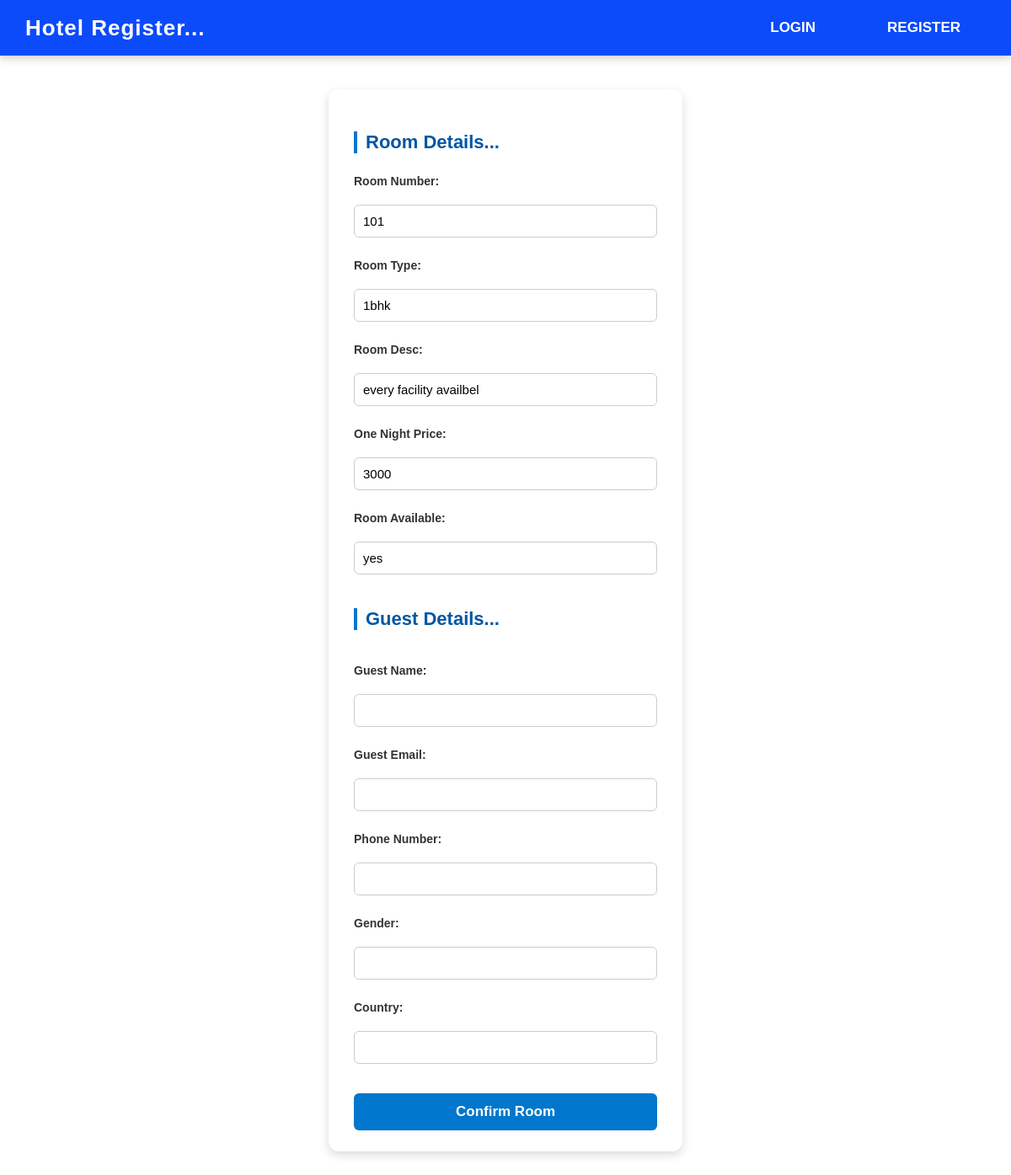
Screenshot of /book_now/1 with the database file from the repository.
### base/models.py (models this page shows)
class Room(models.Model):
    room_number = models.CharField(max_length=20)
    room_type = models.CharField(max_length=30)
    room_desc = models.CharField(max_length=30)
    price_per_night = models.CharField(max_length=20)
    is_available = models.CharField(max_length=10)

### base/views.py (the view, shortened to what this page needs)
# urls.py: path("book_now/<int:pk>",book_now,name='book_now'),
def book_now(request,pk):
   data = Room.objects.get(id=pk)
   return render(request,'book_now.html',{'data':data})

### base/templates/book_now.html (shortened to what this page needs)
{% extends 'main.html' %}
{% block content %}
<div class="order-container">
    <h2>Room Details...</h2>
    <form action="" method="POST" class="order-form">
        <label>Room Number:</label>
        <input type="text" name="room_number" value="{{data.room_number}}">
        <label>Room Type:</label>
        <input type="text" name="room_type" value="{{data.room_type}}">
        <label>Room Desc:</label>
        <input type="text" name="room_desc" value="{{data.room_desc}}">
        <label>One Night Price:</label>
        <input type="text" name="price_per_night" value="{{data.price_per_night}}">
        <label>Room Available:</label>
        <input type="text" name="is_available" value="{{data.is_available}}">
        <h2>Guest Details...</h2>
        <label>Guest Name:</label>
        <input type="text" name="name">
        <label>Guest Email:</label>
        <input type="email" name="email">
        <label>Phone Number:</label>
        <input type="number" name="phone_number">
        <label>Gender:</label>
        <input type="text" name="gender">
        <label>Country:</label>
        <input type="text" name="country">
        <button type="submit" class="btn-confirm">Confirm Room</button>
    </form>
</div>
{% endblock %}

### static/style.css (style rules this page uses)
* { padding:0; margin: 0; box-sizing: border-box; }
* { margin: 0; padding: 0; box-sizing: border-box; font-family: "Poppins", sans-serif; }
.order-container { width: 500px; margin: 40px auto; background: #ffffff; padding: 30px 40px; border-radius: 15px; box-shadow: 0 0 12px rgba(0,0,0,0.15); text-align: center; }
.order-container h2 { font-size: 22px; margin-top: 25px; margin-bottom: 10px; color: #444; }
.order-form { display: flex; flex-direction: column; gap: 15px; }
.order-form label { text-align: left; font-size: 14px; font-weight: 600; color: #444; }
.order-form input { padding: 10px 12px; border: 1px solid #ccc; border-radius: 8px; font-size: 15px; outline: none; transition: 0.3s; }
.btn-confirm { background: #4a90e2; color: white; padding: 12px; border: none; margin-top: 20px; font-size: 17px; border-radius: 8px; cursor: pointer; transition: 0.3s; }

### base/templates/book_now.html (style rules this page uses)
.order-container { width: 420px; margin: 40px auto; background: #ffffff; padding: 25px 30px; border-radius: 12px; box-shadow: 0 4px 12px rgba(0,0,0,0.15); }
.order-container h2 { text-align: left; color: #0056a3; font-size: 22px; border-left: 4px solid #0077cc; padding-left: 10px; margin-bottom: 15px; }
.order-form { display: flex; flex-direction: column; }
.order-form label { font-weight: bold; margin-top: 10px; color: #333; }
.order-form input { padding: 10px; margin-top: 5px; border-radius: 6px; border: 1px solid #ccc; font-size: 15px; transition: 0.3s; }
.btn-confirm { margin-top: 20px; padding: 12px; background: #0077cc; color: white; border-radius: 6px; border: none; font-size: 17px; cursor: pointer; transition: 0.3s; font-weight: bold; }

### rows the page displays
Room: room_number "101", room_type "1bhk", room_desc "every facility availbel", price_per_night "3000", is_available "yes"
